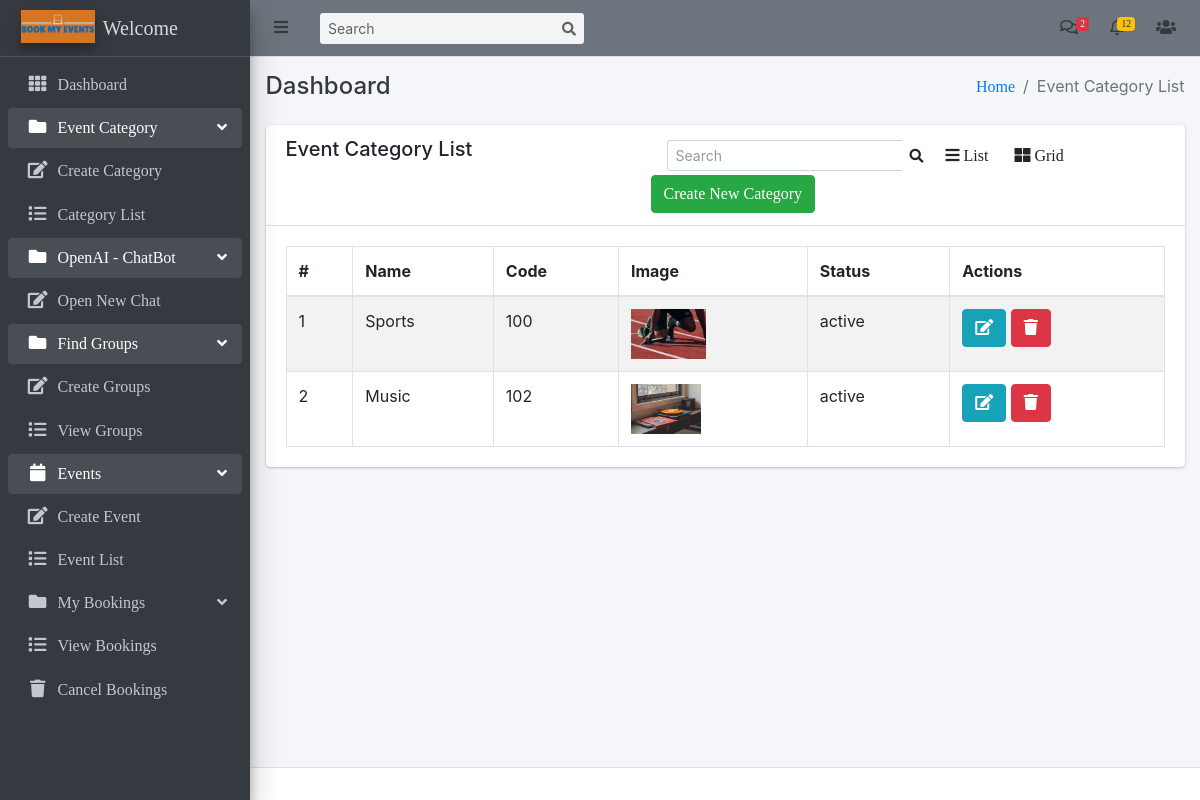
/events/category-list/ (signed in), run on the app's committed database.
### events/models.py (models this page shows, shortened)
class EventCategory(models.Model):
    name = models.CharField(max_length=255, unique=True)
    code = models.CharField(max_length=6, unique=True)
    image = models.ImageField(upload_to='event_category/')
    priority = models.IntegerField(unique=True)
    created_user = models.ForeignKey('auth.User', on_delete=models.CASCADE, related_name='created_user')
    updated_user = models.ForeignKey('auth.User', on_delete=models.CASCADE, related_name='updated_user')
    created_date = models.DateField(auto_now_add=True)
    updated_date = models.DateField(auto_now_add=True)
    status_choice = (
        ('disabled', 'Disabled'),
        ('active', 'Active'),
        ('deleted', 'Deleted'),
        ('blocked', 'Blocked'),
        ('completed', 'Completed'),
    )
    status = models.CharField(choices=status_choice, max_length=10)

### events/views.py (the view)
# urls.py: path('category-list/', EventCategoryListView.as_view(), name='event-category-list'),
class EventCategoryListView(LoginRequiredMixin, ListView):
    login_url = 'login'
    model = EventCategory
    template_name = 'events/event_category.html'
    context_object_name = 'event_category'

### templates/events/event_category.html (shortened to what this page needs)
{% extends 'base/base.html' %}
{% block breadcrumb %}Event Category List{% endblock breadcrumb %}
{% block content %}
    <div class="row">
        <div class="col-md-12">
            <div class="card">
                <div class="card-header">
                    <div class="row">
                        <div class="col-md-5">
                            <h5>Event Category List</h5>
                        </div>
                        <div class="col-md-7">
                            <div class="row">
                                <form class="form-inline ml-3" action="{% url 'search-event-category' %}" method="POST">
                                    <div class="input-group input-group-sm">
                                      <input class="form-control form-control-navbar" name="search" type="search" placeholder="Search" aria-label="Search">
                                      <div class="input-group-append">
                                        <button class="btn btn-navbar" type="submit">
                                          <i class="fas fa-search"></i>
                                        </button>
                                      </div>
                                    </div>
                                  </form>
                                <a class="btn" onclick="listView()"><i class="fa fa-bars"></i> List</a>
                                <a class="btn active" onclick="gridView()"><i class="fa fa-th-large"></i> Grid</a>
                                <a class="btn btn-success" href="{% url 'create-event-category' %}">Create New Category</a>
                            </div>
                        </div>
                    </div>
                </div>
                <div class="card-body">
                      <table class="table table-striped table-bordered datatable dataTable no-footer" id="DataTables_Table_0" role="grid" aria-describedby="DataTables_Table_0_info" style="border-collapse: collapse !important">
                        <thead>
                            <tr role="row">
                                <th>#</th>
                                <th>Name</th>
                                <th>Code</th>
                                <th class='ctg_image'>Image</th>
                                <th>Status</th>
                                <th>Actions</th>
                            </tr>
                        </thead>
                        <tbody>
                            {% for category in event_category %}
                              <tr>
                                  <td>{{ forloop.counter }}</td>
                                  <td>{{ category.name }}</td>
                                  <td>{{ category.code }}</td>
                                  <td class="ctg_image"><img class="ctg_image" src="{{ category.image.url }}" alt="Image" height="50px"></td>
                                  <td>{{ category.status }}</td>
                                  <td>
                                      <a class="btn btn-info" href="{% url 'edit-event-category' category.pk %}">
                                          <i class="fa fa-edit"></i>
                                      </a>
                                      <a class="btn btn-danger" href="{% url 'delete-event-category' category.pk %}">
                                          <i class="fa fa-trash"></i>
                                      </a>
                                  </td>
                              </tr>
                            {% endfor %}
                        </tbody>
                    </table>
                </div>
            </div>
        </div>
    </div>
{% endblock content %}

### data on the page
EventCategory: name "Sports", code "100", image (picture), status "active"
EventCategory: name "Music", code "102", image (picture), status "active"
